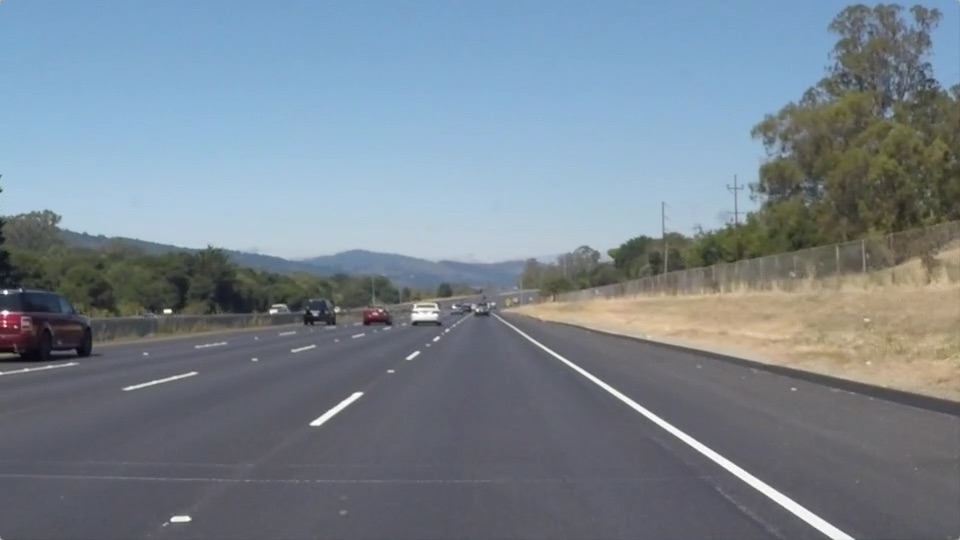
#> input picture CarND-LaneLines-P1/test_images/solidWhiteRight.jpg, 960 x 540 px, found by its file name
$ jupyter execute --allow-errors P1_final.ipynb   (shell and % lines are left out)
#> lines starting #> are read from the running program, lines starting #| are printed output that depends on the picture
# Self-Driving Car Engineer Nanodegree

## Project: **Finding Lane Lines on the Road**
***
In this project, you will use the tools you learned about in the lesson to identify lane lines on the road.  You can develop your pipeline on a series of individual images, and later apply the result to a video stream (really just a series of images). Check out the video clip "raw-lines-example.mp4" (also contained in this repository) to see what the output should look like after using the helper functions below.

Once you have a result that looks roughly like "raw-lines-example.mp4", you'll need to get creative and try to average and/or extrapolate the line segments you've detected to map out the full extent of the lane lines.  You can see an example of the result you're going for in the video "P1_example.mp4".  Ultimately, you would like to draw just one line for the left side of the lane, and one for the right.

In addition to implementing code, there is a brief writeup to complete. The writeup should be completed in a separate file, which can be either a markdown file or a pdf document. There is a [write up template](https://github.com/udacity/CarND-LaneLines-P1/blob/master/writeup_template.md) that can be used to guide the writing process. Completing both the code in the Ipython notebook and the writeup template will cover all of the [rubric points](https://review.udacity.com/#!/rubrics/322/view) for this project.

---
Let's have a look at our first image called 'test_images/solidWhiteRight.jpg'.  Run the 2 cells below (hit Shift-Enter or the "play" button above) to display the image.

**Note: If, at any point, you encounter frozen display windows or other confounding issues, you can always start again with a clean slate by going to the "Kernel" menu above and selecting "Restart & Clear Output".**

---

**The tools you have are color selection, region of interest selection, grayscaling, Gaussian smoothing, Canny Edge Detection and Hough Tranform line detection.  You  are also free to explore and try other techniques that were not presented in the lesson.  Your goal is piece together a pipeline to detect the line segments in the image, then average/extrapolate them and draw them onto the image for display (as below).  Once you have a working pipeline, try it out on the video stream below.**

---

<figure>

 <figcaption>
 <p></p>
 <p style="text-align: center;"> Your output should look something like this (above) after detecting line segments using the helper functions below </p>
 </figcaption>
</figure>
 <p></p>
<figure>

 <figcaption>
 <p></p>
 <p style="text-align: center;"> Your goal is to connect/average/extrapolate line segments to get output like this</p>
 </figcaption>
</figure>

**Run the cell below to import some packages.  If you get an `import error` for a package you've already installed, try changing your kernel (select the Kernel menu above --> Change Kernel).  Still have problems?  Try relaunching Jupyter Notebook from the terminal prompt.  Also, see [this forum post](https://carnd-forums.udacity.com/cq/viewquestion.action?spaceKey=CAR&id=29496372&questionTitle=finding-lanes---import-cv2-fails-even-though-python-in-the-terminal-window-has-no-problem-with-import-cv2) for more troubleshooting tips.**

## Import Packages

[cell 1]
#importing some useful packages
import matplotlib.pyplot as plt
import matplotlib.image as mpimg
import numpy as np
import cv2

## Read in an Image

[cell 2]
#reading in an image
image = mpimg.imread('test_images/solidWhiteRight.jpg')
#> image is the input picture: shape (540, 960, 3); mean R, G, B 120.3, 132.6, 143.7

#printing out some stats and plotting
print('This image is:', type(image), 'with dimesions:', image.shape)
#| This image is: <class 'numpy.ndarray'> with dimesions: (540, 960, 3)
plt.imshow(image)  # if you wanted to show a single color channel image called 'gray', for example, call as plt.imshow(gray, cmap='gray')

## Ideas for Lane Detection Pipeline

**Some OpenCV functions (beyond those introduced in the lesson) that might be useful for this project are:**

`cv2.inRange()` for color selection
`cv2.fillPoly()` for regions selection
`cv2.line()` to draw lines on an image given endpoints
`cv2.addWeighted()` to coadd / overlay two images
`cv2.cvtColor()` to grayscale or change color
`cv2.imwrite()` to output images to file
`cv2.bitwise_and()` to apply a mask to an image

**Check out the OpenCV documentation to learn about these and discover even more awesome functionality!**

## Helper Functions

Below are some helper functions to help get you started. They should look familiar from the lesson!

[cell 3]
import math

def grayscale(img):
    """Applies the Grayscale transform
    This will return an image with only one color channel
    but NOTE: to see the returned image as grayscale
    (assuming your grayscaled image is called 'gray')
    you should call plt.imshow(gray, cmap='gray')"""
    return cv2.cvtColor(img, cv2.COLOR_RGB2GRAY)
    # Or use BGR2GRAY if you read an image with cv2.imread()
    # return cv2.cvtColor(img, cv2.COLOR_BGR2GRAY)

def canny(img, low_threshold, high_threshold):
    """Applies the Canny transform"""
    return cv2.Canny(img, low_threshold, high_threshold)

def gaussian_blur(img, kernel_size):
    """Applies a Gaussian Noise kernel"""
    return cv2.GaussianBlur(img, (kernel_size, kernel_size), 0)

def region_of_interest(img, vertices):
    """
    Applies an image mask.

    Only keeps the region of the image defined by the polygon
    formed from `vertices`. The rest of the image is set to black.
    """
    #defining a blank mask to start with
    mask = np.zeros_like(img)

    #defining a 3 channel or 1 channel color to fill the mask with depending on the input image
    if len(img.shape) > 2:
        channel_count = img.shape[2]  # i.e. 3 or 4 depending on your image
        ignore_mask_color = (255,) * channel_count
    else:
        ignore_mask_color = 255

    #filling pixels inside the polygon defined by "vertices" with the fill color
    cv2.fillPoly(mask, vertices, ignore_mask_color)

    #returning the image only where mask pixels are nonzero
    masked_image = cv2.bitwise_and(img, mask)
    return masked_image


def draw_lines(img, lines, color=[255, 0, 0], thickness=10):
    """
    NOTE: this is the function you might want to use as a starting point once you want to
    average/extrapolate the line segments you detect to map out the full
    extent of the lane (going from the result shown in raw-lines-example.mp4
    to that shown in P1_example.mp4).

    Think about things like separating line segments by their
    slope ((y2-y1)/(x2-x1)) to decide which segments are part of the left
    line vs. the right line.  Then, you can average the position of each of
    the lines and extrapolate to the top and bottom of the lane.

    This function draws `lines` with `color` and `thickness`.
    Lines are drawn on the image inplace (mutates the image).
    If you want to make the lines semi-transparent, think about combining
    this function with the weighted_img() function below
    """

    line_img = np.zeros((img.shape[0], img.shape[1], 3), dtype=np.uint8)
    for line in lines:
        for x1,y1,x2,y2 in line:
            m = ((y2-y1)/(x2-x1))
            n = y1 - m*x1
            if m > 0.48 and m < 0.89:
                cv2.line(line_img, (x1, y1), (x2, y2), color, 2)
            elif m < -0.54 and m > -1.16:
                cv2.line(line_img, (x1, y1), (x2, y2), color, 2)
    mpimg.imsave('writeup/'+'_grey.jpg',weighted_img(line_img, img, α=0.8, β=1., λ=0.))

    # Initialize result lines
    leftSlopeList = []
    leftStartList = []
    rightSlopeList = []
    rightStartList = []

    # Loop through the detected lines and discard the lines with slope values outside the maximum and
    # minimum values for our areas of interest
    for line in lines:
        for x1,y1,x2,y2 in line:
            m = ((y2-y1)/(x2-x1))
            n = y1 - m*x1
            if m > 0.48 and m < 0.89:
                rightSlopeList.append(m)
                rightStartList.append(n)
            elif m < -0.54 and m > -1.16:
                leftSlopeList.append(m)
                leftStartList.append(n)

    # Calculate the average of the slope and ofsset for both right and left lines, if no line
    # has been detected print error to help debbuging
    if len(rightSlopeList) > 0:
        rightSlope = sum(rightSlopeList) / len(rightSlopeList)
        rightStart = sum(rightStartList) / len(rightSlopeList)
        #Calculate x1,y1,x2,y2
        rightLine = [int((img.shape[0]-rightStart)/rightSlope), img.shape[0], int((img.shape[0]*0.6-rightStart)/rightSlope), int(img.shape[0]*0.6)]
    else:
        rightLine = [0,0,0,0]
        print('Error: Right line not found')

    if len(leftSlopeList) > 0:
        leftSlope = sum(leftSlopeList) / len(leftSlopeList)
        leftStart = sum(leftStartList) / len(leftSlopeList)
        #Calculate x1,y1,x2,y2
        leftLine = [int((img.shape[0]-leftStart)/leftSlope), img.shape[0], int((img.shape[0]*0.6-leftStart)/leftSlope), int(img.shape[0]*0.6)]
    else:
        leftLine = [0,0,0,0]
        print('Error: Left line not found')

    #Draw lines into the image
    cv2.line(img, (leftLine[0], leftLine[1]), (leftLine[2], leftLine[3]), color, thickness)
    cv2.line(img, (rightLine[0], rightLine[1]), (rightLine[2], rightLine[3]), color, thickness)

def hough_lines(img, rho, theta, threshold, min_line_len, max_line_gap):
    """
    `img` should be the output of a Canny transform.

    Returns an image with hough lines drawn.
    """
    lines = cv2.HoughLinesP(img, rho, theta, threshold, np.array([]), minLineLength=min_line_len, maxLineGap=max_line_gap)
    line_img = np.zeros((img.shape[0], img.shape[1], 3), dtype=np.uint8)
    draw_lines(line_img, lines)
    return line_img

# Python 3 has support for cool math symbols.

def weighted_img(img, initial_img, α=0.8, β=1., λ=0.):
    """
    `img` is the output of the hough_lines(), An image with lines drawn on it.
    Should be a blank image (all black) with lines drawn on it.

    `initial_img` should be the image before any processing.

    The result image is computed as follows:

    initial_img * α + img * β + λ
    NOTE: initial_img and img must be the same shape!
    """
    return cv2.addWeighted(initial_img, α, img, β, λ)

## Test Images

Build your pipeline to work on the images in the directory "test_images"
**You should make sure your pipeline works well on these images before you try the videos.**

[cell 4]
import os
os.listdir("test_images/")

## Build a Lane Finding Pipeline

Build the pipeline and run your solution on all test_images. Make copies into the test_images directory, and you can use the images in your writeup report.

Try tuning the various parameters, especially the low and high Canny thresholds as well as the Hough lines parameters.

[cell 5]
# Loop through all the images inside "test_image/"
#for imageName in os.listdir("test_images/"):
for i in [1]:
    # Read the image
    imageName = 'extra6.jpg'
    image = mpimg.imread('test_images/' + imageName)
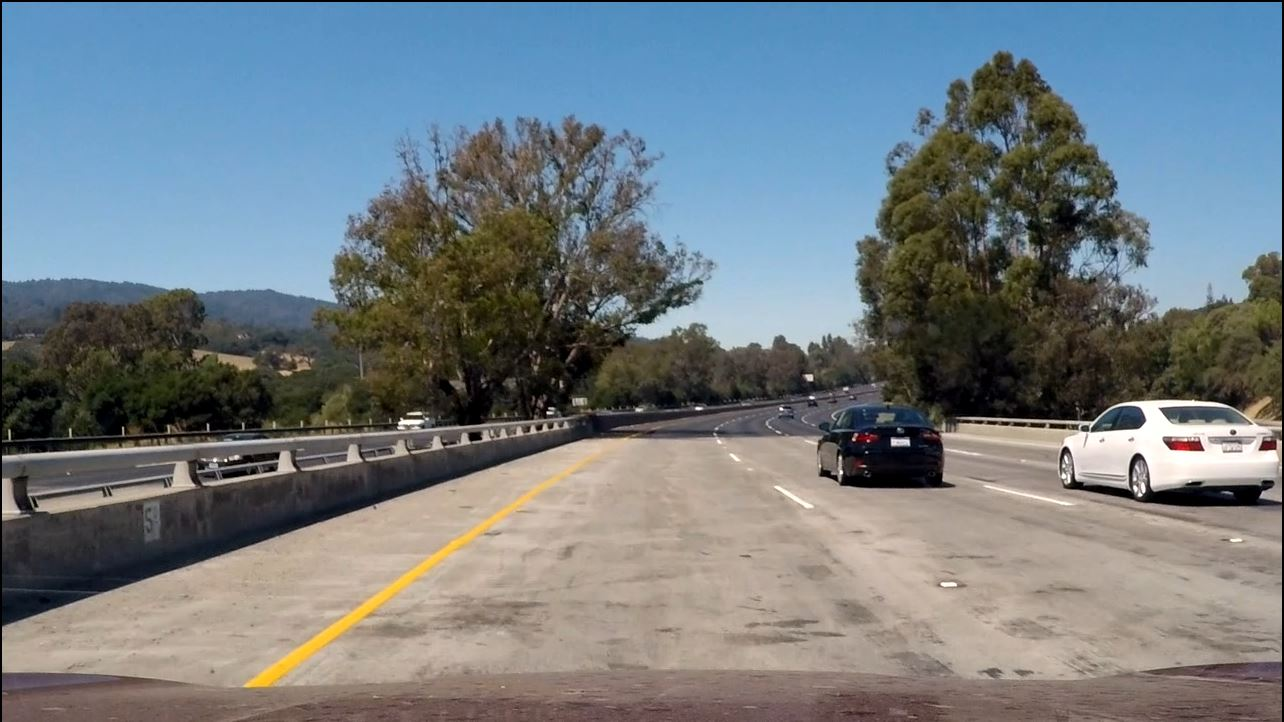
#> input picture CarND-LaneLines-P1/test_images/extra6.JPG, 1284 x 722 px, found by its file name
#> image is the input picture: shape (722, 1284, 3); mean R, G, B 114.8, 124, 129.6

    # Convert the image to gray scale and apply Gaussian blur
    grayImage = grayscale(image)
    gaussianGrayImage = gaussian_blur(grayImage, 3)

    # Apply Canny edge detection
    cannyImage = canny(gaussianGrayImage,27,80)
#> in canny, `return cv2.Canny(img, low_threshold, high_threshold)`:
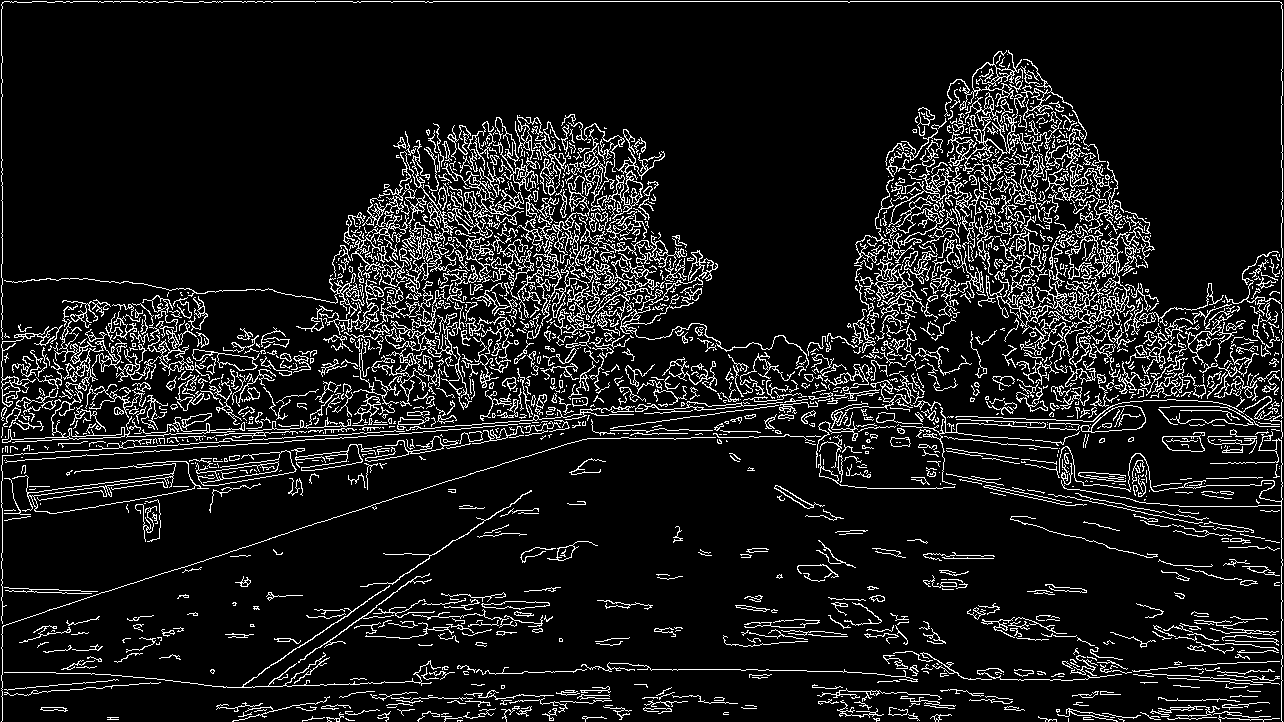
#> returned value: shape (722, 1284); 10.2% white in thin lines or dots

    # Mask the image with the relevant areas
    imshape = cannyImage.shape;
    vertices_left = np.array([[(imshape[1]*0.19,imshape[0]*.93),(imshape[1]*0.43, imshape[0]*0.65), (imshape[1]*0.47, imshape[0]*0.65), (imshape[1]*0.29,imshape[0]*.93)]], dtype=np.int32)
    vertices_right = np.array([[(imshape[1]*0.79,imshape[0]*.93),(imshape[1]*0.56, imshape[0]*0.65), (imshape[1]*0.59, imshape[0]*0.65), (imshape[1]*.90,imshape[0]*.93)]], dtype=np.int32)
    vertices = np.append(vertices_left,vertices_right,axis=0)
    maskedCannyImage = region_of_interest(cannyImage,vertices)

    # Detect lines with the Hough Transform, process the lines and draw them into the image
    houghLinesImage = hough_lines(maskedCannyImage, 1, 3*np.pi/180, 15, 15, 5)
#> in hough_lines, `lines = cv2.HoughLinesP(img, rho, theta, threshold, np.array([]), minL..`: lines = 71 rows, first 6: [376, 605, 416, 576], [785, 495, 809, 508], [262, 671, 330, 626], [470, 530, 531, 490], [285, 655, 367, 601], [344, 629, 372, 610]
#> the loop in draw_lines, `for line in lines:` made 71 passes
#> in draw_lines, `mpimg.imsave('writeup/'+'_grey.jpg',weighted_img(line_img, img, α=0.8,..`:
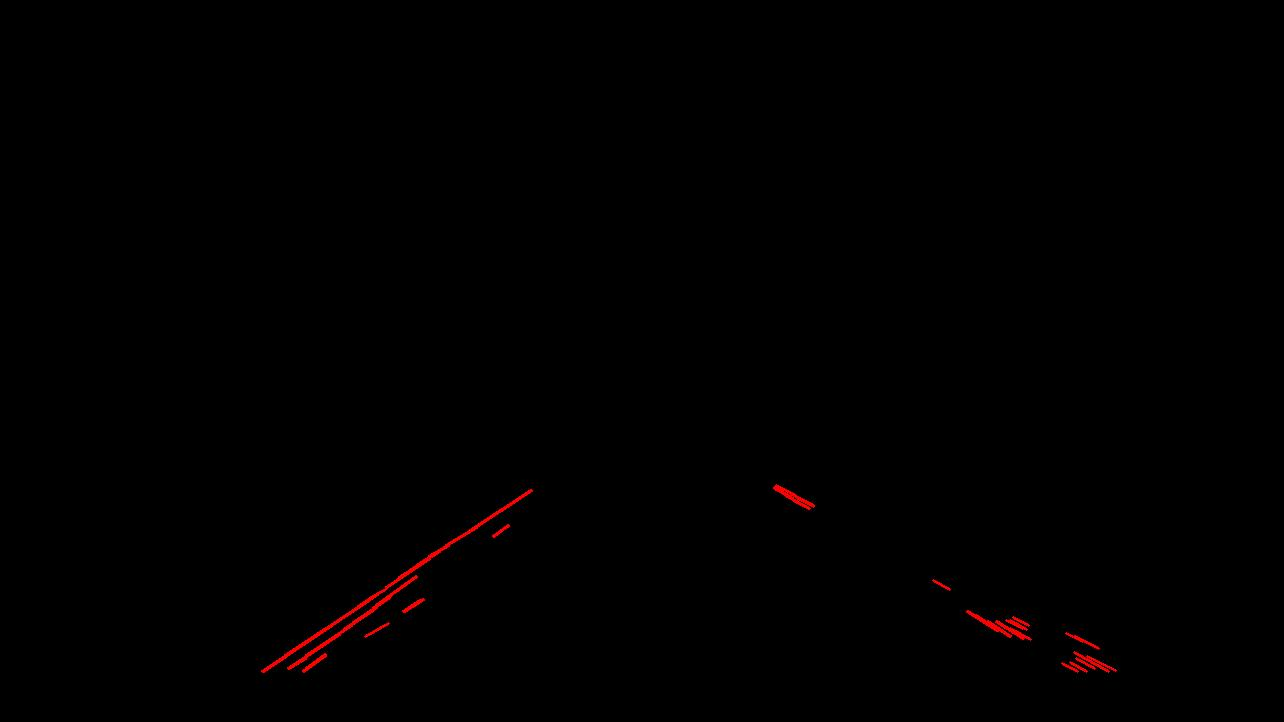
#> saved as _grey.jpg: shape (722, 1284, 3); mean R, G, B 1, 0.1, 0.1
#> after the loop in draw_lines, `for line in lines:`: leftSlopeList = 25 values, max -0.562 at index 11, min -0.737 at index 18, mean -0.65; leftStartList = 25 values, max 897.5 at index 21, min 804.4 at index 9, mean 848.8; rightSlopeList = [0.542, 0.63, 0.562, 0.562, 0.5, 0.533, 0.5, 0.652, 0.526, 0.559, 0.522, 0.533, 0.55, 0.5, 0.611, 0.556, 0.633, 0.562, 0.5, 0.529, 0.533, 0.562, 0.5, 0.652]; rightStartList = [69.79, -6.11, 60.12, 51.88, 100, 76.73, 117, -22.7, 76.58, 51.82, 80.83, 96.6, 72.5, 99, 14, 60.22, -1.43, 55.19, 112.5, 75.59, 77.07, 52.62, 98.5, -20.87]
#> in draw_lines, `rightSlope = sum(rightSlopeList) / len(rightSlopeList)`: rightSlope = 0.555
#> in draw_lines, `rightStart = sum(rightStartList) / len(rightSlopeList)`: rightStart = 60.31
#> in draw_lines, `rightLine = [int((img.shape[0]-rightStart)/rightSlope), img.shape[0], ..`: rightLine = [1192, 722, 672, 433]
#> in draw_lines, `leftSlope = sum(leftSlopeList) / len(leftSlopeList)`: leftSlope = -0.65
#> in draw_lines, `leftStart = sum(leftStartList) / len(leftSlopeList)`: leftStart = 848.8
#> in draw_lines, `leftLine = [int((img.shape[0]-leftStart)/leftSlope), img.shape[0], int..`: leftLine = [194, 722, 639, 433]
    weightedImg = weighted_img(houghLinesImage, image, α=0.8, β=1., λ=0.)
#> call 2 of weighted_img, with α = 0.8, β = 1, λ = 0
#> in weighted_img (call 2), `return cv2.addWeighted(initial_img, α, img, β, λ)`:
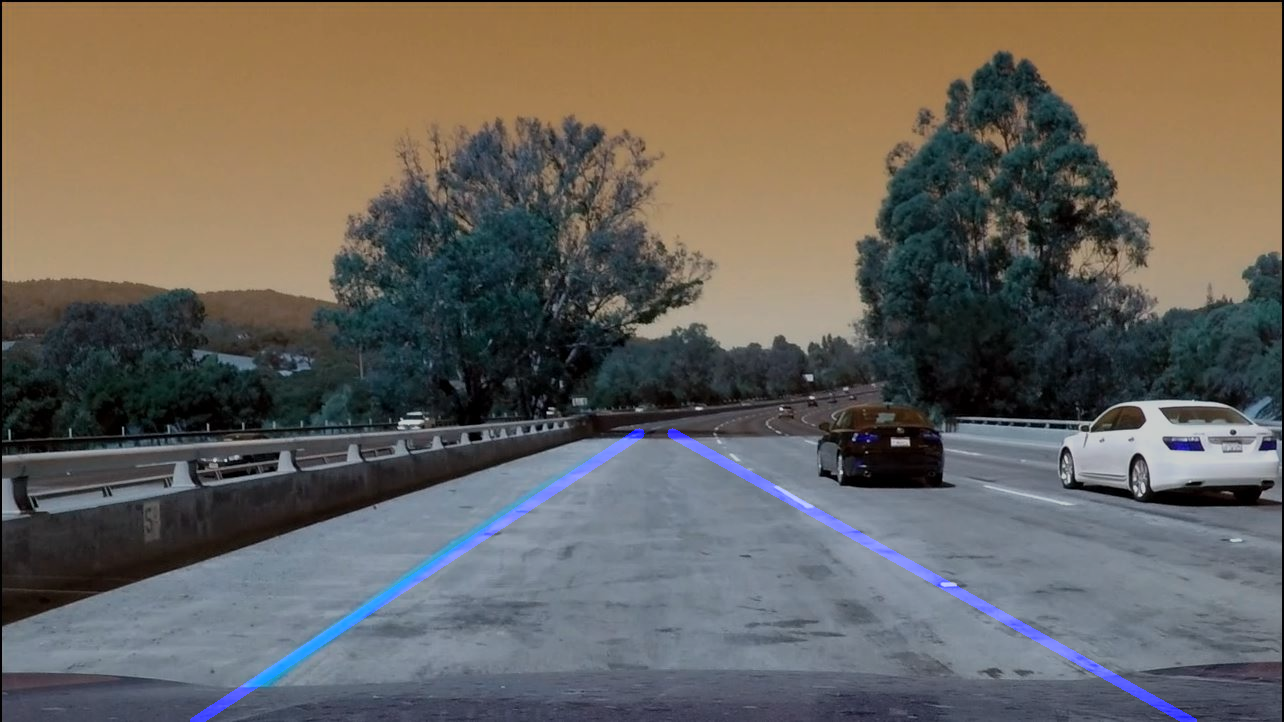
#> returned value: shape (722, 1284, 3); mean of channels 0, 1, 2 93.2, 99.2, 103.7; drawn as B, G, R

    #Show Image
    plt.figure()
    plt.imshow(weightedImg)

    #Save Image
    mpimg.imsave('writeup/' + imageName[:-4] + '_grey.jpg',gaussianGrayImage, cmap = 'gray')
    mpimg.imsave('writeup/' + imageName[:-4] + '_canny_edge.jpg',cannyImage, cmap = 'gray')
    mpimg.imsave('writeup/' + imageName[:-4] + '_masked_canny_edge.jpg',maskedCannyImage, cmap = 'gray')
    mpimg.imsave('writeup/' + imageName[:-4] + '_lines.jpg',houghLinesImage)
    mpimg.imsave('writeup/' + imageName[:-4] + '_final.jpg',weightedImg)
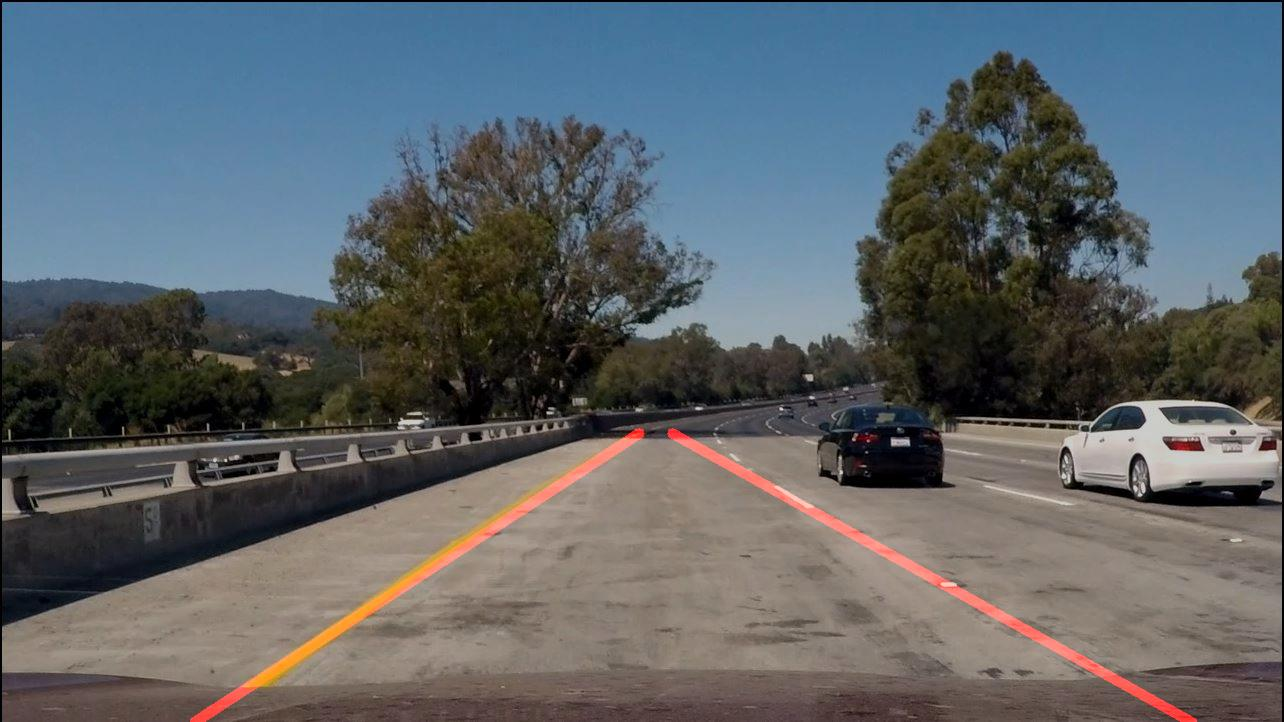
#> saved as extra6_final.jpg: shape (722, 1284, 3); mean R, G, B 93.1, 99.3, 103.8
